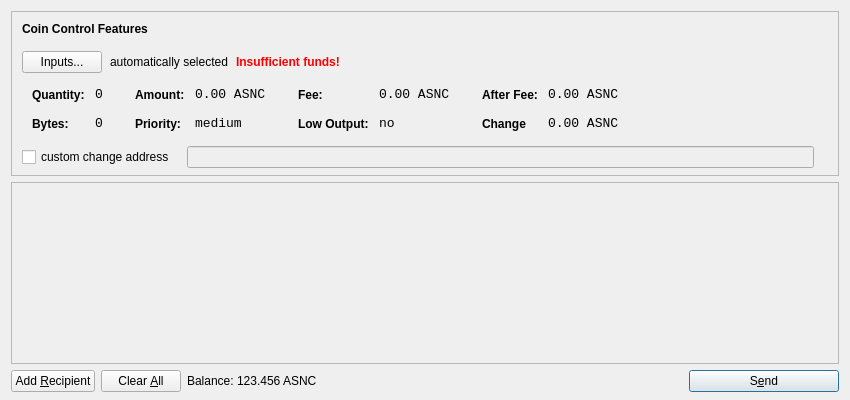
<?xml version="1.0" encoding="UTF-8"?>
<ui version="4.0">
 <class>SendCoinsDialog</class>
 <widget class="QDialog" name="SendCoinsDialog">
  <property name="geometry">
   <rect>
    <x>0</x>
    <y>0</y>
    <width>850</width>
    <height>400</height>
   </rect>
  </property>
  <property name="windowTitle">
   <string>Send Coins</string>
  </property>
  <layout class="QVBoxLayout" name="verticalLayout" stretch="0,1,0">
   <property name="bottomMargin">
    <number>8</number>
   </property>
   <item>
    <widget class="QFrame" name="frameCoinControl">
     <property name="sizePolicy">
      <sizepolicy hsizetype="Expanding" vsizetype="Expanding">
       <horstretch>0</horstretch>
       <verstretch>0</verstretch>
      </sizepolicy>
     </property>
     <property name="maximumSize">
      <size>
       <width>16777215</width>
       <height>16777215</height>
      </size>
     </property>
     <property name="frameShape">
      <enum>QFrame::StyledPanel</enum>
     </property>
     <property name="frameShadow">
      <enum>QFrame::Sunken</enum>
     </property>
     <layout class="QVBoxLayout" name="verticalLayoutCoinControl2">
      <property name="spacing">
       <number>-1</number>
      </property>
      <property name="leftMargin">
       <number>0</number>
      </property>
      <property name="topMargin">
       <number>0</number>
      </property>
      <property name="rightMargin">
       <number>0</number>
      </property>
      <property name="bottomMargin">
       <number>6</number>
      </property>
      <item>
       <layout class="QVBoxLayout" name="verticalLayoutCoinControl" stretch="0,0,0,0,1">
        <property name="spacing">
         <number>0</number>
        </property>
        <property name="leftMargin">
         <number>10</number>
        </property>
        <property name="topMargin">
         <number>10</number>
        </property>
        <item>
         <layout class="QHBoxLayout" name="horizontalLayoutCoinControl1">
          <property name="bottomMargin">
           <number>15</number>
          </property>
          <item>
           <widget class="QLabel" name="labelCoinControlFeatures">
            <property name="sizePolicy">
             <sizepolicy hsizetype="Preferred" vsizetype="Maximum">
              <horstretch>0</horstretch>
              <verstretch>0</verstretch>
             </sizepolicy>
            </property>
            <property name="font">
             <font>
              <weight>75</weight>
              <bold>true</bold>
             </font>
            </property>
            <property name="styleSheet">
             <string notr="true">font-weight:bold;</string>
            </property>
            <property name="text">
             <string>Coin Control Features</string>
            </property>
           </widget>
          </item>
         </layout>
        </item>
        <item>
         <layout class="QHBoxLayout" name="horizontalLayoutCoinControl2" stretch="0,0,0,0">
          <property name="spacing">
           <number>8</number>
          </property>
          <property name="bottomMargin">
           <number>10</number>
          </property>
          <item>
           <widget class="QPushButton" name="pushButtonCoinControl">
            <property name="styleSheet">
             <string notr="true"/>
            </property>
            <property name="text">
             <string>Inputs...</string>
            </property>
           </widget>
          </item>
          <item>
           <widget class="QLabel" name="labelCoinControlAutomaticallySelected">
            <property name="text">
             <string>automatically selected</string>
            </property>
            <property name="margin">
             <number>5</number>
            </property>
           </widget>
          </item>
          <item>
           <widget class="QLabel" name="labelCoinControlInsuffFunds">
            <property name="font">
             <font>
              <weight>75</weight>
              <bold>true</bold>
             </font>
            </property>
            <property name="styleSheet">
             <string notr="true">color:red;font-weight:bold;</string>
            </property>
            <property name="text">
             <string>Insufficient funds!</string>
            </property>
            <property name="margin">
             <number>5</number>
            </property>
           </widget>
          </item>
          <item>
           <spacer name="horizontalSpacerCoinControl">
            <property name="orientation">
             <enum>Qt::Horizontal</enum>
            </property>
            <property name="sizeHint" stdset="0">
             <size>
              <width>40</width>
              <height>1</height>
             </size>
            </property>
           </spacer>
          </item>
         </layout>
        </item>
        <item>
         <widget class="QWidget" name="widgetCoinControl" native="true">
          <property name="sizePolicy">
           <sizepolicy hsizetype="Preferred" vsizetype="Preferred">
            <horstretch>0</horstretch>
            <verstretch>0</verstretch>
           </sizepolicy>
          </property>
          <property name="minimumSize">
           <size>
            <width>0</width>
            <height>0</height>
           </size>
          </property>
          <property name="styleSheet">
           <string notr="true"/>
          </property>
          <layout class="QHBoxLayout" name="horizontalLayoutCoinControl5">
           <property name="margin">
            <number>0</number>
           </property>
           <item>
            <layout class="QHBoxLayout" name="horizontalLayoutCoinControl3" stretch="0,0,0,1">
             <property name="spacing">
              <number>20</number>
             </property>
             <property name="topMargin">
              <number>0</number>
             </property>
             <property name="bottomMargin">
              <number>10</number>
             </property>
             <item>
              <layout class="QFormLayout" name="formLayoutCoinControl1">
               <property name="horizontalSpacing">
                <number>10</number>
               </property>
               <property name="verticalSpacing">
                <number>14</number>
               </property>
               <property name="leftMargin">
                <number>10</number>
               </property>
               <property name="topMargin">
                <number>4</number>
               </property>
               <property name="rightMargin">
                <number>6</number>
               </property>
               <item row="0" column="0">
                <widget class="QLabel" name="labelCoinControlQuantityText">
                 <property name="styleSheet">
                  <string notr="true">font-weight:bold;</string>
                 </property>
                 <property name="text">
                  <string>Quantity:</string>
                 </property>
                 <property name="margin">
                  <number>0</number>
                 </property>
                </widget>
               </item>
               <item row="0" column="1">
                <widget class="QLabel" name="labelCoinControlQuantity">
                 <property name="font">
                  <font>
                   <family>Monospace</family>
                   <pointsize>10</pointsize>
                  </font>
                 </property>
                 <property name="cursor">
                  <cursorShape>IBeamCursor</cursorShape>
                 </property>
                 <property name="contextMenuPolicy">
                  <enum>Qt::ActionsContextMenu</enum>
                 </property>
                 <property name="text">
                  <string>0</string>
                 </property>
                 <property name="margin">
                  <number>0</number>
                 </property>
                 <property name="textInteractionFlags">
                  <set>Qt::LinksAccessibleByMouse|Qt::TextSelectableByKeyboard|Qt::TextSelectableByMouse</set>
                 </property>
                </widget>
               </item>
               <item row="1" column="0">
                <widget class="QLabel" name="labelCoinControlBytesText">
                 <property name="styleSheet">
                  <string notr="true">font-weight:bold;</string>
                 </property>
                 <property name="text">
                  <string>Bytes:</string>
                 </property>
                </widget>
               </item>
               <item row="1" column="1">
                <widget class="QLabel" name="labelCoinControlBytes">
                 <property name="font">
                  <font>
                   <family>Monospace</family>
                   <pointsize>10</pointsize>
                  </font>
                 </property>
                 <property name="cursor">
                  <cursorShape>IBeamCursor</cursorShape>
                 </property>
                 <property name="contextMenuPolicy">
                  <enum>Qt::ActionsContextMenu</enum>
                 </property>
                 <property name="text">
                  <string>0</string>
                 </property>
                 <property name="textInteractionFlags">
                  <set>Qt::LinksAccessibleByMouse|Qt::TextSelectableByKeyboard|Qt::TextSelectableByMouse</set>
                 </property>
                </widget>
               </item>
              </layout>
             </item>
             <item>
              <layout class="QFormLayout" name="formLayoutCoinControl2">
               <property name="horizontalSpacing">
                <number>10</number>
               </property>
               <property name="verticalSpacing">
                <number>14</number>
               </property>
               <property name="leftMargin">
                <number>6</number>
               </property>
               <property name="topMargin">
                <number>4</number>
               </property>
               <property name="rightMargin">
                <number>6</number>
               </property>
               <item row="0" column="0">
                <widget class="QLabel" name="labelCoinControlAmountText">
                 <property name="styleSheet">
                  <string notr="true">font-weight:bold;</string>
                 </property>
                 <property name="text">
                  <string>Amount:</string>
                 </property>
                 <property name="margin">
                  <number>0</number>
                 </property>
                </widget>
               </item>
               <item row="0" column="1">
                <widget class="QLabel" name="labelCoinControlAmount">
                 <property name="font">
                  <font>
                   <family>Monospace</family>
                   <pointsize>10</pointsize>
                  </font>
                 </property>
                 <property name="cursor">
                  <cursorShape>IBeamCursor</cursorShape>
                 </property>
                 <property name="contextMenuPolicy">
                  <enum>Qt::ActionsContextMenu</enum>
                 </property>
                 <property name="text">
                  <string>0.00 ASNC</string>
                 </property>
                 <property name="textInteractionFlags">
                  <set>Qt::LinksAccessibleByMouse|Qt::TextSelectableByKeyboard|Qt::TextSelectableByMouse</set>
                 </property>
                </widget>
               </item>
               <item row="1" column="0">
                <widget class="QLabel" name="labelCoinControlPriorityText">
                 <property name="styleSheet">
                  <string notr="true">font-weight:bold;</string>
                 </property>
                 <property name="text">
                  <string>Priority:</string>
                 </property>
                </widget>
               </item>
               <item row="1" column="1">
                <widget class="QLabel" name="labelCoinControlPriority">
                 <property name="font">
                  <font>
                   <family>Monospace</family>
                   <pointsize>10</pointsize>
                  </font>
                 </property>
                 <property name="cursor">
                  <cursorShape>IBeamCursor</cursorShape>
                 </property>
                 <property name="contextMenuPolicy">
                  <enum>Qt::ActionsContextMenu</enum>
                 </property>
                 <property name="text">
                  <string>medium</string>
                 </property>
                 <property name="textInteractionFlags">
                  <set>Qt::LinksAccessibleByMouse|Qt::TextSelectableByKeyboard|Qt::TextSelectableByMouse</set>
                 </property>
                </widget>
               </item>
              </layout>
             </item>
             <item>
              <layout class="QFormLayout" name="formLayoutCoinControl3">
               <property name="horizontalSpacing">
                <number>10</number>
               </property>
               <property name="verticalSpacing">
                <number>14</number>
               </property>
               <property name="leftMargin">
                <number>6</number>
               </property>
               <property name="topMargin">
                <number>4</number>
               </property>
               <property name="rightMargin">
                <number>6</number>
               </property>
               <item row="0" column="0">
                <widget class="QLabel" name="labelCoinControlFeeText">
                 <property name="styleSheet">
                  <string notr="true">font-weight:bold;</string>
                 </property>
                 <property name="text">
                  <string>Fee:</string>
                 </property>
                 <property name="margin">
                  <number>0</number>
                 </property>
                </widget>
               </item>
               <item row="0" column="1">
                <widget class="QLabel" name="labelCoinControlFee">
                 <property name="font">
                  <font>
                   <family>Monospace</family>
                   <pointsize>10</pointsize>
                  </font>
                 </property>
                 <property name="cursor">
                  <cursorShape>IBeamCursor</cursorShape>
                 </property>
                 <property name="contextMenuPolicy">
                  <enum>Qt::ActionsContextMenu</enum>
                 </property>
                 <property name="text">
                  <string>0.00 ASNC</string>
                 </property>
                 <property name="textInteractionFlags">
                  <set>Qt::LinksAccessibleByMouse|Qt::TextSelectableByKeyboard|Qt::TextSelectableByMouse</set>
                 </property>
                </widget>
               </item>
               <item row="1" column="0">
                <widget class="QLabel" name="labelCoinControlLowOutputText">
                 <property name="styleSheet">
                  <string notr="true">font-weight:bold;</string>
                 </property>
                 <property name="text">
                  <string>Low Output:</string>
                 </property>
                </widget>
               </item>
               <item row="1" column="1">
                <widget class="QLabel" name="labelCoinControlLowOutput">
                 <property name="font">
                  <font>
                   <family>Monospace</family>
                   <pointsize>10</pointsize>
                  </font>
                 </property>
                 <property name="cursor">
                  <cursorShape>IBeamCursor</cursorShape>
                 </property>
                 <property name="contextMenuPolicy">
                  <enum>Qt::ActionsContextMenu</enum>
                 </property>
                 <property name="text">
                  <string>no</string>
                 </property>
                 <property name="textInteractionFlags">
                  <set>Qt::LinksAccessibleByMouse|Qt::TextSelectableByKeyboard|Qt::TextSelectableByMouse</set>
                 </property>
                </widget>
               </item>
              </layout>
             </item>
             <item>
              <layout class="QFormLayout" name="formLayoutCoinControl4">
               <property name="horizontalSpacing">
                <number>10</number>
               </property>
               <property name="verticalSpacing">
                <number>14</number>
               </property>
               <property name="leftMargin">
                <number>6</number>
               </property>
               <property name="topMargin">
                <number>4</number>
               </property>
               <property name="rightMargin">
                <number>6</number>
               </property>
               <item row="0" column="0">
                <widget class="QLabel" name="labelCoinControlAfterFeeText">
                 <property name="styleSheet">
                  <string notr="true">font-weight:bold;</string>
                 </property>
                 <property name="text">
                  <string>After Fee:</string>
                 </property>
                 <property name="margin">
                  <number>0</number>
                 </property>
                </widget>
               </item>
               <item row="0" column="1">
                <widget class="QLabel" name="labelCoinControlAfterFee">
                 <property name="font">
                  <font>
                   <family>Monospace</family>
                   <pointsize>10</pointsize>
                  </font>
                 </property>
                 <property name="cursor">
                  <cursorShape>IBeamCursor</cursorShape>
                 </property>
                 <property name="contextMenuPolicy">
                  <enum>Qt::ActionsContextMenu</enum>
                 </property>
                 <property name="text">
                  <string>0.00 ASNC</string>
                 </property>
                 <property name="textInteractionFlags">
                  <set>Qt::LinksAccessibleByMouse|Qt::TextSelectableByKeyboard|Qt::TextSelectableByMouse</set>
                 </property>
                </widget>
               </item>
               <item row="1" column="0">
                <widget class="QLabel" name="labelCoinControlChangeText">
                 <property name="styleSheet">
                  <string notr="true">font-weight:bold;</string>
                 </property>
                 <property name="text">
                  <string>Change</string>
                 </property>
                </widget>
               </item>
               <item row="1" column="1">
                <widget class="QLabel" name="labelCoinControlChange">
                 <property name="font">
                  <font>
                   <family>Monospace</family>
                   <pointsize>10</pointsize>
                  </font>
                 </property>
                 <property name="cursor">
                  <cursorShape>IBeamCursor</cursorShape>
                 </property>
                 <property name="contextMenuPolicy">
                  <enum>Qt::ActionsContextMenu</enum>
                 </property>
                 <property name="text">
                  <string>0.00 ASNC</string>
                 </property>
                 <property name="textInteractionFlags">
                  <set>Qt::LinksAccessibleByMouse|Qt::TextSelectableByKeyboard|Qt::TextSelectableByMouse</set>
                 </property>
                </widget>
               </item>
              </layout>
             </item>
            </layout>
           </item>
          </layout>
         </widget>
        </item>
        <item>
         <layout class="QHBoxLayout" name="horizontalLayoutCoinControl4" stretch="0,0,0">
          <property name="spacing">
           <number>12</number>
          </property>
          <property name="sizeConstraint">
           <enum>QLayout::SetDefaultConstraint</enum>
          </property>
          <property name="topMargin">
           <number>5</number>
          </property>
          <property name="rightMargin">
           <number>5</number>
          </property>
          <item>
           <widget class="QCheckBox" name="checkBoxCoinControlChange">
            <property name="text">
             <string>custom change address</string>
            </property>
           </widget>
          </item>
          <item>
           <widget class="QLineEdit" name="lineEditCoinControlChange">
            <property name="enabled">
             <bool>false</bool>
            </property>
            <property name="sizePolicy">
             <sizepolicy hsizetype="Expanding" vsizetype="Fixed">
              <horstretch>0</horstretch>
              <verstretch>0</verstretch>
             </sizepolicy>
            </property>
           </widget>
          </item>
          <item>
           <widget class="QLabel" name="labelCoinControlChangeLabel">
            <property name="sizePolicy">
             <sizepolicy hsizetype="Preferred" vsizetype="Expanding">
              <horstretch>0</horstretch>
              <verstretch>0</verstretch>
             </sizepolicy>
            </property>
            <property name="minimumSize">
             <size>
              <width>0</width>
              <height>0</height>
             </size>
            </property>
            <property name="text">
             <string/>
            </property>
            <property name="margin">
             <number>3</number>
            </property>
           </widget>
          </item>
         </layout>
        </item>
        <item>
         <spacer name="verticalSpacerCoinControl">
          <property name="orientation">
           <enum>Qt::Vertical</enum>
          </property>
          <property name="sizeHint" stdset="0">
           <size>
            <width>800</width>
            <height>1</height>
           </size>
          </property>
         </spacer>
        </item>
       </layout>
      </item>
     </layout>
    </widget>
   </item>
   <item>
    <widget class="QScrollArea" name="scrollArea">
     <property name="widgetResizable">
      <bool>true</bool>
     </property>
     <widget class="QWidget" name="scrollAreaWidgetContents">
      <property name="geometry">
       <rect>
        <x>0</x>
        <y>0</y>
        <width>830</width>
        <height>165</height>
       </rect>
      </property>
      <layout class="QVBoxLayout" name="verticalLayout_2">
       <property name="margin">
        <number>0</number>
       </property>
       <item>
        <layout class="QVBoxLayout" name="entries">
         <property name="spacing">
          <number>6</number>
         </property>
        </layout>
       </item>
       <item>
        <spacer name="verticalSpacer">
         <property name="orientation">
          <enum>Qt::Vertical</enum>
         </property>
         <property name="sizeHint" stdset="0">
          <size>
           <width>20</width>
           <height>40</height>
          </size>
         </property>
        </spacer>
       </item>
      </layout>
     </widget>
    </widget>
   </item>
   <item>
    <layout class="QHBoxLayout" name="horizontalLayout">
     <item>
      <widget class="QPushButton" name="addButton">
       <property name="toolTip">
        <string>Send to multiple recipients at once</string>
       </property>
       <property name="text">
        <string>Add &amp;Recipient</string>
       </property>
       <property name="icon">
        <iconset resource="../bitcoin.qrc">
         <normaloff>:/icons/add</normaloff>:/icons/add</iconset>
       </property>
       <property name="autoDefault">
        <bool>false</bool>
       </property>
      </widget>
     </item>
     <item>
      <widget class="QPushButton" name="clearButton">
       <property name="sizePolicy">
        <sizepolicy hsizetype="Minimum" vsizetype="Fixed">
         <horstretch>0</horstretch>
         <verstretch>0</verstretch>
        </sizepolicy>
       </property>
       <property name="toolTip">
        <string>Remove all transaction fields</string>
       </property>
       <property name="text">
        <string>Clear &amp;All</string>
       </property>
       <property name="icon">
        <iconset resource="../bitcoin.qrc">
         <normaloff>:/icons/remove</normaloff>:/icons/remove</iconset>
       </property>
       <property name="autoRepeatDelay">
        <number>300</number>
       </property>
       <property name="autoDefault">
        <bool>false</bool>
       </property>
      </widget>
     </item>
     <item>
      <layout class="QHBoxLayout" name="horizontalLayout_2">
       <property name="spacing">
        <number>3</number>
       </property>
       <item>
        <widget class="QLabel" name="label">
         <property name="sizePolicy">
          <sizepolicy hsizetype="Preferred" vsizetype="Fixed">
           <horstretch>0</horstretch>
           <verstretch>0</verstretch>
          </sizepolicy>
         </property>
         <property name="text">
          <string>Balance:</string>
         </property>
        </widget>
       </item>
       <item>
        <widget class="QLabel" name="labelBalance">
         <property name="sizePolicy">
          <sizepolicy hsizetype="Preferred" vsizetype="Fixed">
           <horstretch>0</horstretch>
           <verstretch>0</verstretch>
          </sizepolicy>
         </property>
         <property name="cursor">
          <cursorShape>IBeamCursor</cursorShape>
         </property>
         <property name="text">
          <string>123.456 ASNC</string>
         </property>
         <property name="textInteractionFlags">
          <set>Qt::LinksAccessibleByMouse|Qt::TextSelectableByKeyboard|Qt::TextSelectableByMouse</set>
         </property>
        </widget>
       </item>
      </layout>
     </item>
     <item>
      <spacer name="horizontalSpacer">
       <property name="orientation">
        <enum>Qt::Horizontal</enum>
       </property>
       <property name="sizeHint" stdset="0">
        <size>
         <width>40</width>
         <height>20</height>
        </size>
       </property>
      </spacer>
     </item>
     <item>
      <widget class="QPushButton" name="sendButton">
       <property name="minimumSize">
        <size>
         <width>150</width>
         <height>0</height>
        </size>
       </property>
       <property name="toolTip">
        <string>Confirm the send action</string>
       </property>
       <property name="text">
        <string>S&amp;end</string>
       </property>
       <property name="icon">
        <iconset resource="../bitcoin.qrc">
         <normaloff>:/icons/send</normaloff>:/icons/send</iconset>
       </property>
       <property name="default">
        <bool>true</bool>
       </property>
      </widget>
     </item>
    </layout>
   </item>
  </layout>
 </widget>
 <resources>
  <include location="../bitcoin.qrc"/>
 </resources>
 <connections/>
</ui>
